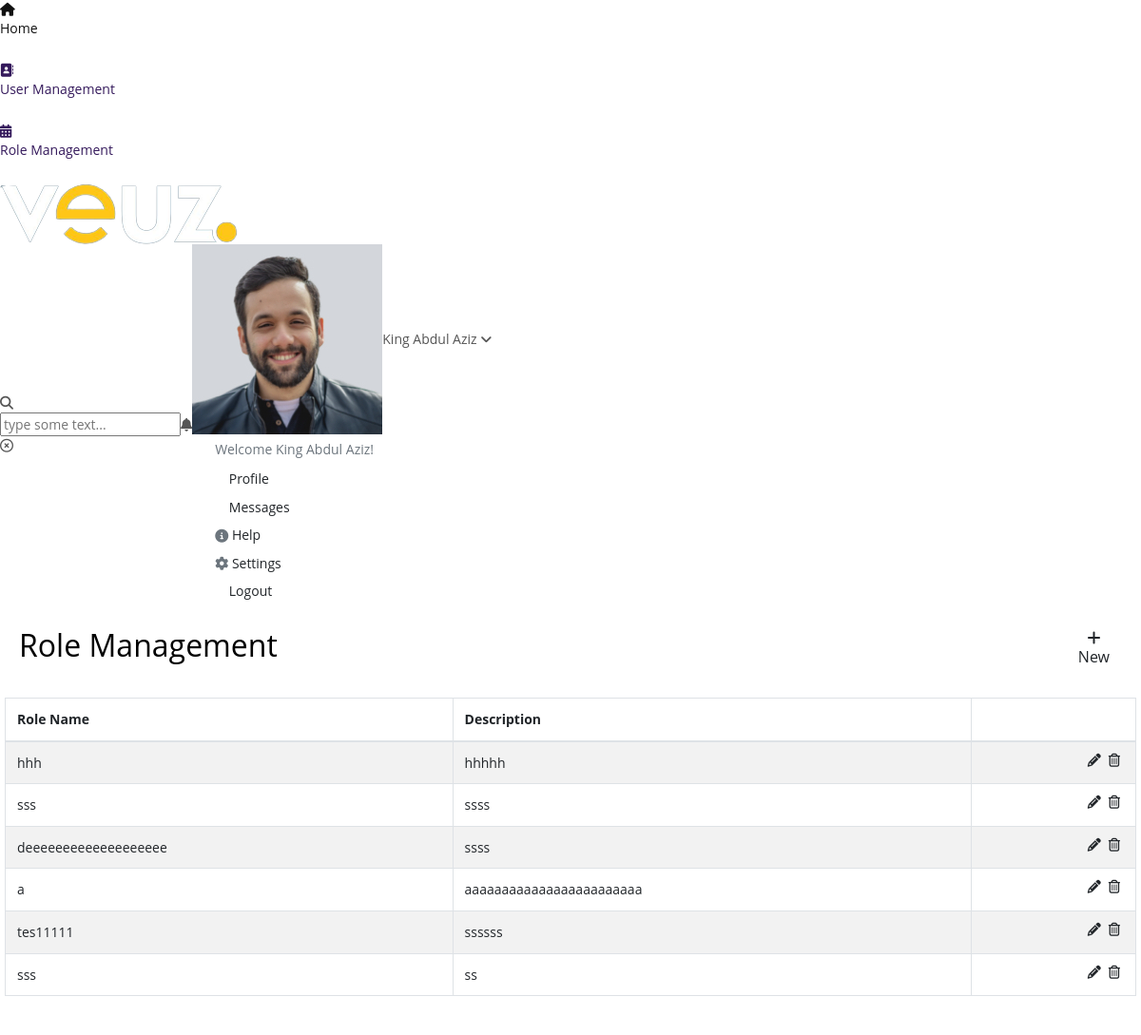
Screenshot of /role with the database file from the repository.
### app/models.py (models this page shows)
class common_table(models.Model):
    created_by = models.ForeignKey(User, related_name="%(app_label)s_%(class)s_ownership",on_delete=models.CASCADE,null=True)
    created_dt = models.DateField(auto_now=True)
    updated_by =  models.ForeignKey(User, related_name="%(app_label)s_%(class)s_ownership1",on_delete=models.CASCADE,null=True)
    updated_dt = models.DateField(null=True)
    created_tm = models.TimeField(auto_now=True)
    updated_tm = models.TimeField(null=True)
    status = models.CharField(max_length=10, null=True)
    class Meta:
        abstract = True

class Role_master(common_table):
    auth_user = models.ForeignKey(User,related_name="role_auth_id",on_delete=models.CASCADE,null=True,db_index=True)
    role_name = models.CharField(max_length=50,null=True,db_index=True)
    description = models.TextField(null=True,db_index=True)

### app/views.py (the view, shortened to what this page needs)
# urls.py: path('role',views.role,name='role'),
def role(request):
    data = Role_master.objects.filter(status=True)
    context = {
        'data':data
    }
    return render(request,'role.html',context)

### app/templates/role.html (shortened to what this page needs)
{% extends 'base1.html' %}
{% block content %}
<div class="container-fluid margin-class-this">
    <div class="row">
        <div class="col-md-12 px-0">
            <div class="card card-shadow">
                <div class="card-body body-change card-border">
                    <div class="d-flex align-items-center justify-content-between">
                        <h2 class="main-heading-txt">Role Management</h2>
                        <button type="button" class="btn btn-pink waves-effect waves-light w-md m-b-5" data-toggle="modal" data-target="#role-modal"><i class="fa fa-plus"></i> New</button>
                    </div>
                    <div class="row mt-4">
                        <div class="col-md-12 col-sm-12 col-12 px-0">
                            <table id="datatable" class="table table-striped dt-responsive table-bordered nowrap table-padd" style="border-collapse: collapse; border-spacing: 0; width: 100%;">
                                <thead class="border-class">
                                    <tr class="heading-text">
                                        <th>Role Name</th>
                                        <th>Description</th>
                                        <th></th>
                                    </tr>
                                </thead>
                                <tbody class="body-textcls vertcle-center">
                                    {% for i in data %}
                                    <tr>
                                        <td>{{i.role_name}}</td>
                                        <td>{{i.description}}</td>
                                        <td>
                                            <div class="action-tbl d-flex justify-content-end">
                                                <i style="cursor: pointer;" onclick="edit_btn(`{{i.id}}`)" class="fa fa-pencil mx-1 pencil-btn" data-toggle="tooltip" data-placement="top" title="" data-original-title="Edit"></i>
                                                <i style="cursor: pointer;" onclick="delete_btn(`{{i.id}}`)" class="fa fa-trash-o mx-1 trash-btn" data-toggle="tooltip" data-placement="top" title="" data-original-title="Delete"></i>
                                            </div>
                                        </td>
                                    </tr>
                                    {% endfor %}
                                </tbody>
                            </table>
                        </div>
                    </div>
                </div>
            </div>
        </div>
      </div>
</div>
{% endblock %}

### app/static/exam_page/css/style.css (style rules this page uses)
html * { -webkit-font-smoothing: antialiased; -moz-osx-font-smoothing: grayscale }
body { background: #fff; font-size: 14px; font-size: 0.875rem; line-height: 1.4; font-family: 'Open Sans', sans-serif !important; color: #555; }
h1, h2, h3, h4, h5, h6 { color: #000 }
.card { border-radius: 0; border: 0; margin-bottom: 5px }
.btn { cursor: pointer; align-items: center; display: flex; flex-flow: column; }

### rows the page displays
Role_master: role_name "hhh", description "hhhhh"
Role_master: role_name "sss", description "ssss"
Role_master: role_name "deeeeeeeeeeeeeeeeeee", description "ssss"
Role_master: role_name "a", description "aaaaaaaaaaaaaaaaaaaaaaaa"
Role_master: role_name "tes11111", description "ssssss"
Role_master: role_name "sss", description "ss"
